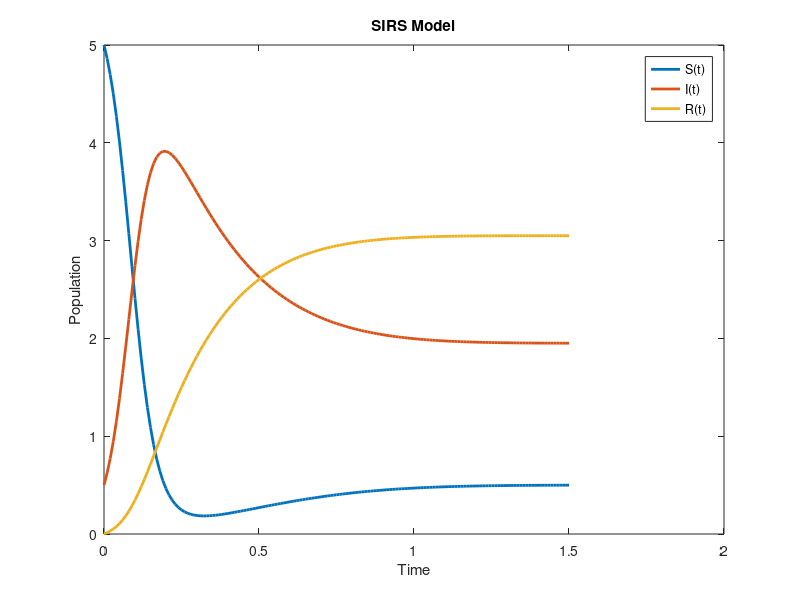

This chart was generated by the following MATLAB code:
% WAP to simulate the SIRS model

b = 5; a = 2.5; c = 1.6 
S0=5;I0=0.5;R0=0;

tspan = 0:0.01:1.5;

dydt = @(t,y) [(-b*y(1)*y(2) + c*y(3));
    (b*y(1)*y(2) - a*y(2));
    (a*y(2) - c*y(3))];

[y,t] = ode45(dydt,tspan,[S0 I0 R0]);
plot(y,t,'linewidth',2)

legend('S(t)','I(t)','R(t)')
title('SIRS Model')
xlabel('Time')
ylabel('Population')